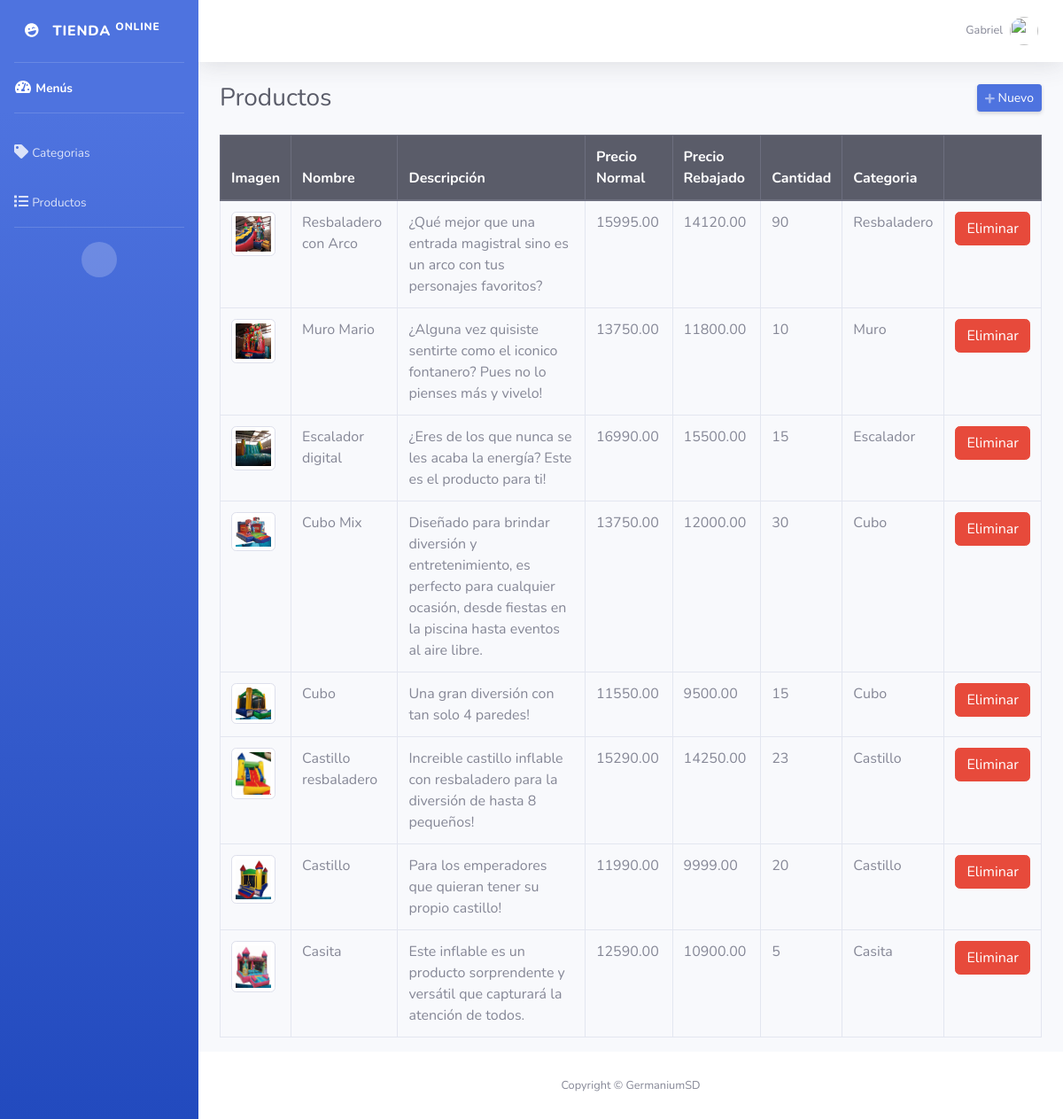
The page /admin/productos.php (signed in) on the database its author committed.
### tables this page shows
CREATE TABLE `productos` (
  `id` int NOT NULL AUTO_INCREMENT,
  `nombre` varchar(255) NOT NULL,
  `descripcion` text NOT NULL,
  `precio_normal` decimal(10,2) NOT NULL,
  `precio_rebajado` decimal(10,2) NOT NULL,
  `cantidad` int NOT NULL,
  `imagen` varchar(50) NOT NULL,
  `id_categoria` int NOT NULL,
  PRIMARY KEY (`id`),
  KEY `id_categoria` (`id_categoria`),
  CONSTRAINT `productos_ibfk_1` FOREIGN KEY (`id_categoria`) REFERENCES `categorias` (`id`) ON DELETE CASCADE ON UPDATE CASCADE
);

CREATE TABLE `categorias` (
  `id` int NOT NULL AUTO_INCREMENT,
  `categoria` varchar(50) NOT NULL,
  PRIMARY KEY (`id`)
);

### admin/productos.php (the view, shortened to what this page needs)
<?php
require_once "../config/conexion.php";
include("includes/header.php");
?>
<div class="d-sm-flex align-items-center justify-content-between mb-4">
    <h1 class="h3 mb-0 text-gray-800">Productos</h1>
    <a href="#" class="d-none d-sm-inline-block btn btn-sm btn-primary shadow-sm" id="abrirProducto"><i class="fas fa-plus fa-sm text-white-50"></i> Nuevo</a>
</div>
<div class="row">
    <div class="col-md-12">
        <div class="table-responsive">
            <table class="table table-hover table-bordered" style="width: 100%;">
                <thead class="thead-dark">
                    <tr>
                        <th>Imagen</th>
                        <th>Nombre</th>
                        <th>Descripción</th>
                        <th>Precio Normal</th>
                        <th>Precio Rebajado</th>
                        <th>Cantidad</th>
                        <th>Categoria</th>
                        <th></th>
                    </tr>
                </thead>
                <tbody>
                    <?php
                    $query = $pdo->query("SELECT p.*, c.id AS id_cat, c.categoria FROM productos p INNER JOIN categorias c ON c.id = p.id_categoria ORDER BY p.id DESC");
                    while ($data = $query->fetch(PDO::FETCH_ASSOC)) { ?>
                        <tr>
                            <td><img class="img-thumbnail" src="../assets/img/<?php echo $data['imagen']; ?>" width="50"></td>
                            <td><?php echo $data['nombre']; ?></td>
                            <td><?php echo $data['descripcion']; ?></td>
                            <td><?php echo $data['precio_normal']; ?></td>
                            <td><?php echo $data['precio_rebajado']; ?></td>
                            <td><?php echo $data['cantidad']; ?></td>
                            <td><?php echo $data['categoria']; ?></td>
                            <td>
                                <form method="post" action="eliminar.php?accion=pro&id=<?php echo $data['id']; ?>" class="d-inline eliminar">
                                    <button class="btn btn-danger" type="submit">Eliminar</button>
                                </form>
                            </td>
                        </tr>
                    <?php } ?>
                </tbody>
            </table>
        </div>
    </div>
</div>
<?php include("includes/footer.php"); ?>

### rows shown on the page
productos: imagen (picture), nombre "Resbaladero con Arco", descripcion "¿Qué mejor que una entrada magistral sino es un arco con tus personajes favoritos?", precio_normal "15995.00", precio_rebajado "14120.00", cantidad "90", id_categoria.categoria "Resbaladero"
productos: imagen (picture), nombre "Muro Mario", descripcion "¿Alguna vez quisiste sentirte como el iconico fontanero? Pues no lo pienses más y vivelo!", precio_normal "13750.00", precio_rebajado "11800.00", cantidad "10", id_categoria.categoria "Muro"
productos: imagen (picture), nombre "Escalador digital", descripcion "¿Eres de los que nunca se les acaba la energía? Este es el producto para ti!", precio_normal "16990.00", precio_rebajado "15500.00", cantidad "15", id_categoria.categoria "Escalador"
productos: imagen (picture), nombre "Cubo Mix", descripcion "Diseñado para brindar diversión y entretenimiento, es perfecto para cualquier ocasión, desde fiestas en la piscina hasta eventos al aire libre.", precio_normal "13750.00", precio_rebajado "12000.00", cantidad "30", id_categoria.categoria "Cubo"
productos: imagen (picture), nombre "Cubo", descripcion "Una gran diversión con tan solo 4 paredes!", precio_normal "11550.00", precio_rebajado "9500.00", cantidad "15", id_categoria.categoria "Cubo"
productos: imagen (picture), nombre "Castillo resbaladero", descripcion "Increible castillo inflable con resbaladero para la diversión de hasta 8 pequeños!", precio_normal "15290.00", precio_rebajado "14250.00", cantidad "23", id_categoria.categoria "Castillo"
productos: imagen (picture), nombre "Castillo", descripcion "Para los emperadores que quieran tener su propio castillo!", precio_normal "11990.00", precio_rebajado "9999.00", cantidad "20", id_categoria.categoria "Castillo"
productos: imagen (picture), nombre "Casita", descripcion "Este inflable es un producto sorprendente y versátil que capturará la atención de todos.", precio_normal "12590.00", precio_rebajado "10900.00", cantidad "5", id_categoria.categoria "Casita"

### other values the page prints
$_SESSION['nombre'] "Gabriel"
